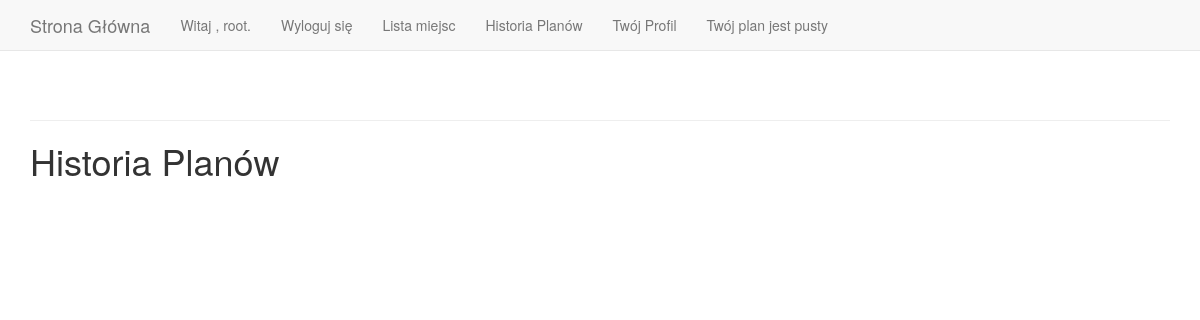
Before: /planninghistory/events/ (signed in) with the older database file.
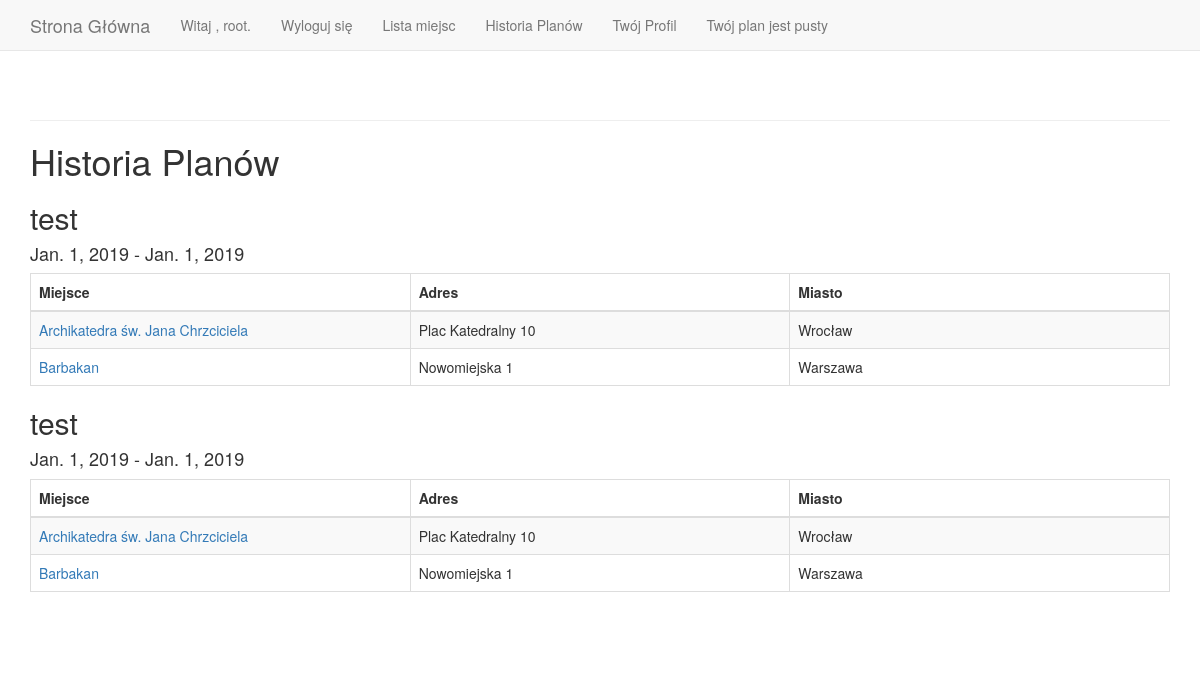
After: the same page with the newer database file.
### planninghistory/models.py (models this page shows, shortened)
class Event(models.Model):
    traveler = models.ForeignKey(User, on_delete=models.CASCADE, default=1)
    name = models.CharField(max_length=50)
    start_date = models.DateField()
    end_date = models.DateField()
    created = models.DateTimeField(auto_now_add=True)
    updated = models.DateTimeField(auto_now=True)
    class Meta:
        ordering = ('-created',)

class Place(models.Model):
    event = models.ForeignKey(Event, related_name='places', on_delete=models.CASCADE)
    place = models.ForeignKey(Place, related_name='plan_place', on_delete=models.CASCADE)
    price = models.DecimalField(max_digits=10, decimal_places=2)
    quantity = models.PositiveIntegerField(default=1)

### explorerapp/models.py (models this page shows, shortened)
class Place(models.Model):
    name = models.CharField(max_length=60)
    slug = models.SlugField(max_length=200, unique=True)
    description = models.TextField()
    category = models.ForeignKey(Category, related_name='places', on_delete=models.CASCADE)
    cost = models.DecimalField(max_digits=10, decimal_places=2)
    image = models.ImageField(upload_to='images/%Y/%m/%d', blank=True)
    created = models.DateTimeField(auto_now_add=True)
    updated = models.DateTimeField(auto_now=True)
    address = models.ForeignKey(Address, on_delete=models.CASCADE, null=True)
    sum_of_rating = models.DecimalField(max_digits=9, decimal_places=2, default=5)
    num_of_ratings = models.IntegerField(default=1)
    tags = TaggableManager()
    class Meta:
        ordering = ('name',)
    def get_absolute_url(self):
        return reverse('explorer:place_detail', args=[self.id, self.slug])

class Address(models.Model):
    street = models.CharField(max_length=60)
    city = models.ForeignKey(City, on_delete=models.CASCADE)
    location_number = models.CharField(max_length=10, blank=True)
    latitude = models.DecimalField(max_digits=10, decimal_places=8, null=True, blank=True)
    length = models.DecimalField(max_digits=11, decimal_places=8, null=True, blank=True)

class City(models.Model):
    name = models.CharField(max_length=30)
    slug = models.SlugField(max_length=30, unique=True)
    def __str__(self):
        return self.name

### planninghistory/views.py (the view)
# urls.py: path('events/', views.EventHistory.as_view(), name='event_history')
class EventHistory(ListView):
    template_name = 'event_list.html'
    queryset = Event.objects.all()
    context_object_name = 'events'
    paginate_by = 3
    ordering = ['-created']
    def get_context_data(self,**kwargs):
        context = super().get_context_data( **kwargs)
        context['places'] = Place.objects.all()
        context['events'] = Event.objects.filter(traveler=self.request.user)
        return context

### plan/context_processors.py (called while the page is built)
def plan(request):
    return {'plan': Plan(request)}

### plan/plan.py (called while the page is built)
    def __len__(self):
        return sum(item['quantity'] for item in self.plan.values())

### planninghistory/templates/planninghistory/event_list.html (shortened to what this page needs)
{% extends "explorer/base.html" %}
{% load static %}
{% block content %}
    <h1>Historia Planów</h1>
{% for event in events %}
    <h2>{{ event.name }}</h2>
    <h4>{{ event.start_date }} - {{ event.end_date }}</h4>
    <table class="table table-bordered table-striped table-dark">
        <thead class="thead-dark">
            <tr>
                <th style="width:30%;">Miejsce</th>
                <th style="width:30%;">Adres</th>
                <th style="width:30%;">Miasto</th>
            </tr>
          </thead>
          <tbody>
                    {%  for place in places %}
                      {% if place.event.name == event.name %}
                          {% with place=place.place %}
                              <tr>
                                  <td>
                                      <a href="{{ place.get_absolute_url }}">{{ place.name }}</a>
                                  </td>
                                  <td>
                                      {{ place.address.street }} {{ place.address.location_number }}
                                  </td>
                                  <td class="num">
                                      {{ place.address.city }}
                                  </td>
                              </tr>
                          {% endwith %}
                      {% endif %}
                    {% endfor %}
          </tbody>
    </table>
{% endfor %}
{% endblock %}

Changed rows visible on the page:
added Event: name "test", start_date "Jan. 1, 2019", end_date "Jan. 1, 2019"
added Place: name "Archikatedra św. Jana Chrzciciela", address.street "Plac Katedralny", address.location_number "10", address.city "Wrocław"
added Place: name "Barbakan", address.street "Nowomiejska", address.location_number "1", address.city "Warszawa"
now on this page (row edited): Event: name "test", start_date "Jan. 1, 2019", end_date "Jan. 1, 2019"
